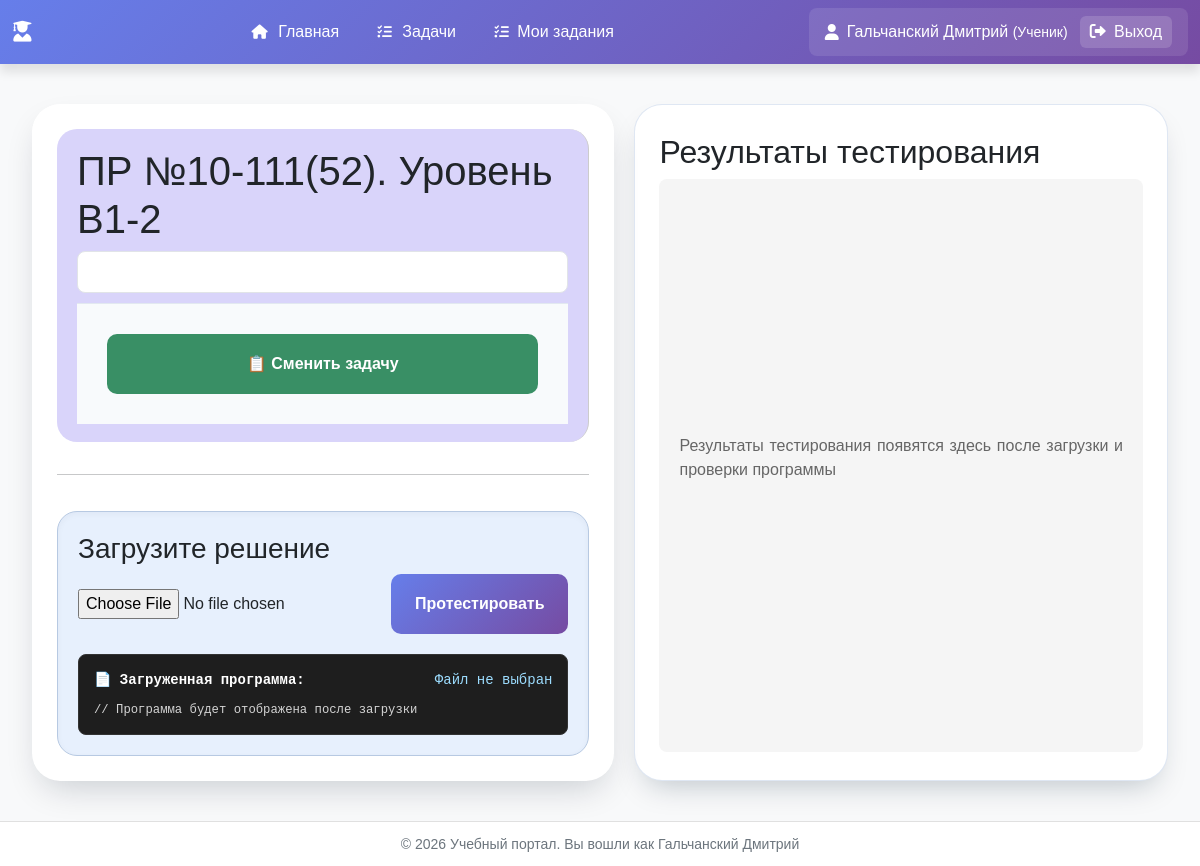
Before: /tasks/task/79/ (signed in) with the older database file.
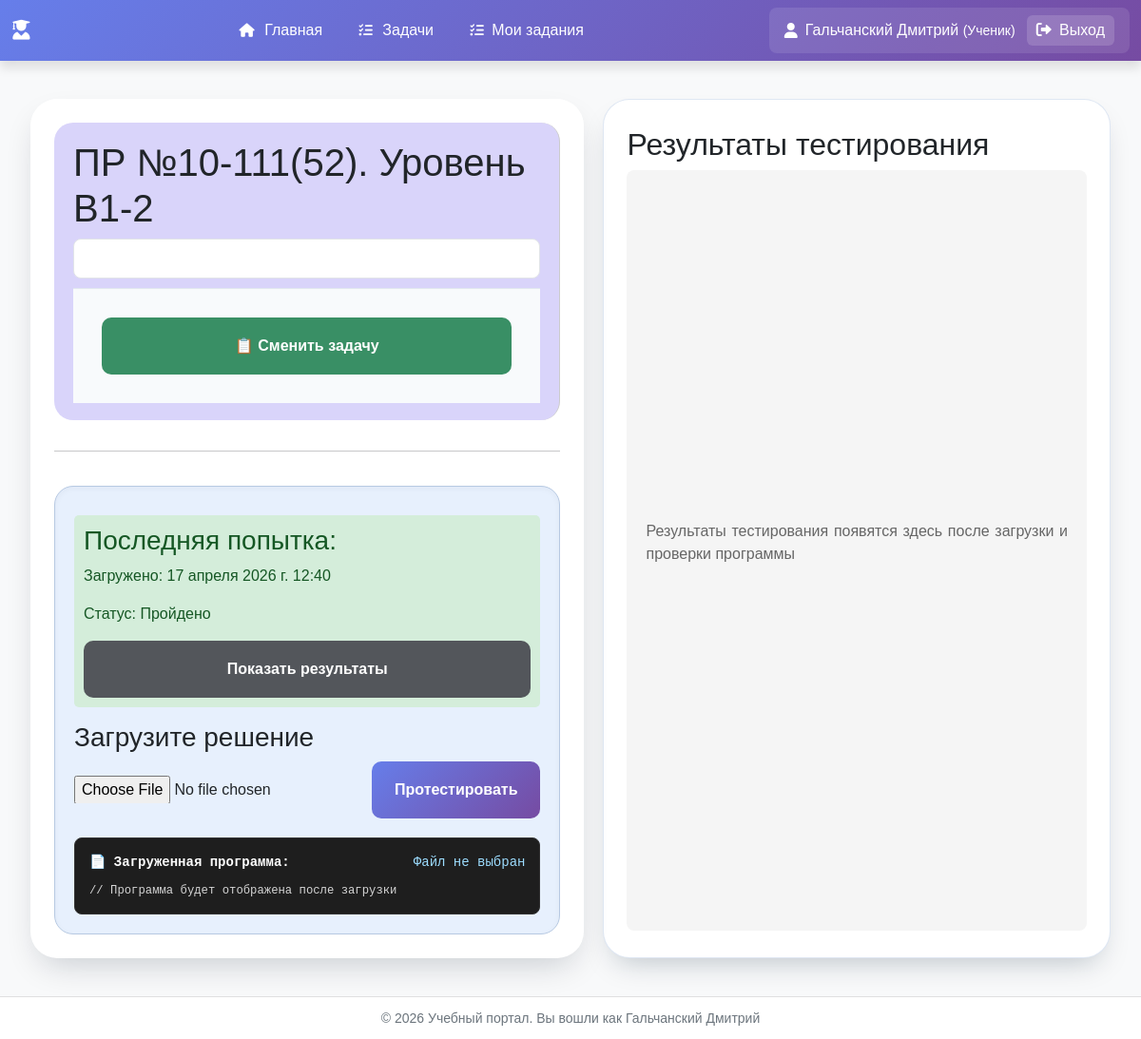
After: the same page with the newer database file.
### task_description_app/models.py (models this page shows, shortened)
class UploadedProgram(models.Model):
    user = models.ForeignKey(
        settings.AUTH_USER_MODEL,
        on_delete=models.CASCADE,
        null=True,
        blank=True
    )
    task = models.ForeignKey(Task, on_delete=models.CASCADE, related_name='solutions')
    program_file = models.FileField(upload_to='student_programs/%Y/%m/%d/')
    program_path = models.CharField(max_length=500, blank=True)  # Абсолютный путь
    upload_time = models.DateTimeField(auto_now_add=True)
    test_results = models.JSONField(null=True, blank=True)
    status = models.CharField(
        max_length=20,
        choices=[
            ('uploaded', 'Загружено'),
            ('testing', 'Тестируется'),
            ('passed', 'Пройдено'),
            ('failed', 'Не пройдено'),
        ],
        default='uploaded'
    )

### task_description_app/views.py (the view)
# urls.py: path('task/<int:task_id>/', views.task_detail, name='task_detail'),
def task_detail(request, task_id):
    task = get_object_or_404(Task, id=task_id)
    task_files = get_task_files(task_id)
    md_content = ""
    if os.path.exists(task_files['md']):
        with open(task_files['md'], 'r', encoding='utf-8') as f:
            md_content = f.read()
    html_content = render_markdown_without_empty_blocks(md_content, task.id)
    uploaded_program = None
    last_attempt = None
    if request.user.is_authenticated:
        uploaded_program = UploadedProgram.objects.filter(
            task=task,
            user=request.user
        ).order_by('-upload_time').first()
        task_id_str = str(task.id)
        last_attempt = TaskAttempt.objects.filter(
            user=request.user,
            real_task_id=task_id_str  # используем real_task_id вместо task_id
        ).order_by('-attempt_time').first()
    context = {
        'task': task,
        'md_html': html_content,
        'uploaded_program': uploaded_program,
        'last_attempt': last_attempt,
        'title': task.title
    }
    return render(request, 'task_description_app/task_detail.html', context)

### task_description_app/utils.py (called while the page is built)
def get_task_files(task_id):
    task_dir = os.path.join(settings.TASKS_ROOT, 'tasks', str(task_id))
    files = {
        'md': os.path.join(task_dir, 'task.md'),
        'py': os.path.join(task_dir, 'task.py'),
        'tests': []
    }
    if os.path.exists(task_dir):
        for filename in os.listdir(task_dir):
            if filename.startswith('test') and (filename.endswith('.in') or filename.endswith('.out')):
                files['tests'].append(os.path.join(task_dir, filename))
    return files

### task_description_app/views.py (called while the page is built)
def render_markdown_without_empty_blocks(md_content, task_id):
    md_content_with_images = process_markdown_images(md_content, task_id)
    html_content = markdown.markdown(md_content_with_images, extensions=['extra'])
    html_content = re.sub(r'<pre><code[^>]*>\s*</code></pre>\n?', '', html_content)
    return html_content

### templates/task_description_app/task_detail.html (shortened to what this page needs)
{% extends 'base.html' %}
{% load static %}
{% block extra_css %}
    <link rel="stylesheet"
          href="https://cdnjs.cloudflare.com/ajax/libs/highlight.js/11.9.0/styles/atom-one-dark.min.css">
    <link rel="stylesheet" href="{% static 'task_description_app/css/task_description.css' %}">
    <link rel="stylesheet" href="{% static 'testing_app/css/testing_app.css' %}">
{% endblock %}
{% block content %}
    <div class="grid-split">
        <div class="left-panel">
            <div class="task-description">
                <h1>{{ task.title }}</h1>
                <div class="markdown-content">
                </div>
                <div class="results-actions">
                    <a href="{% url 'tasks:task_list' %}" class="btn btn-success">
                        📋 Сменить задачу
                    </a>
                </div>
            </div>
            <hr>
            <div class="upload-section-bottom" style="grid-column: 1; margin-top: 20px;">
                {% if uploaded_program %}
                    <div class="status {{ uploaded_program.status }}" style="margin-bottom: 15px;">
                        <h3>Последняя попытка:</h3>
                        <p>Загружено: {{ uploaded_program.upload_time }}</p>
                        <p>Статус: {{ uploaded_program.get_status_display }}</p>
                        <button class="btn btn-secondary" onclick="showAttemptResults({{ last_attempt.id }})">
                            Показать результаты
                        </button>
                    </div>
                {% endif %}
                <div class="upload-form" style="margin-bottom: 20px;">
                    <h3>Загрузите решение</h3>
                    <form id="programUploadForm" enctype="multipart/form-data">
                        <div style="display: flex; gap: 10px; align-items: center;">
                            <input type="file" name="file" accept=".py" id="programFile" required style="flex-grow: 1;">
                            <button type="submit" class="btn btn-primary">Протестировать</button>
                        </div>
                    </form>
                </div>
                <div class="program-display">
                    <div style="display: flex; justify-content: space-between; align-items: center; margin-bottom: 10px; color: #fff;">
                        <strong>📄 Загруженная программа:</strong>
                        <span id="programFileName" style="color: #9cdcfe;">Файл не выбран</span>
                    </div>
                    <pre id="programContent" style="margin: 0; white-space: pre-wrap; word-wrap: break-word;">// Программа будет отображена после загрузки</pre>
                </div>
            </div>
        </div>
        <div class="upload-section" style="display: flex; flex-direction: column; height: 100%;">
            <h2>Результаты тестирования</h2>
            <div id="testResultsPlaceholder"
                 style="flex-grow: 1; display: flex; flex-direction: column; align-items: center; justify-content: center; background: #f5f5f5; border-radius: 8px; padding: 20px; text-align: center;">
                <p style="color: #666;">Результаты тестирования появятся здесь после загрузки и проверки программы</p>
            </div>
        </div>
    </div>
{% endblock %}

Changed rows visible on the page:
added UploadedProgram: upload_time "17 апреля 2026 г. 12:40", status "Пройдено"
Other visible differences:
text now shown: "Последняя попытка: Загружено: Статус: Показать результаты"
